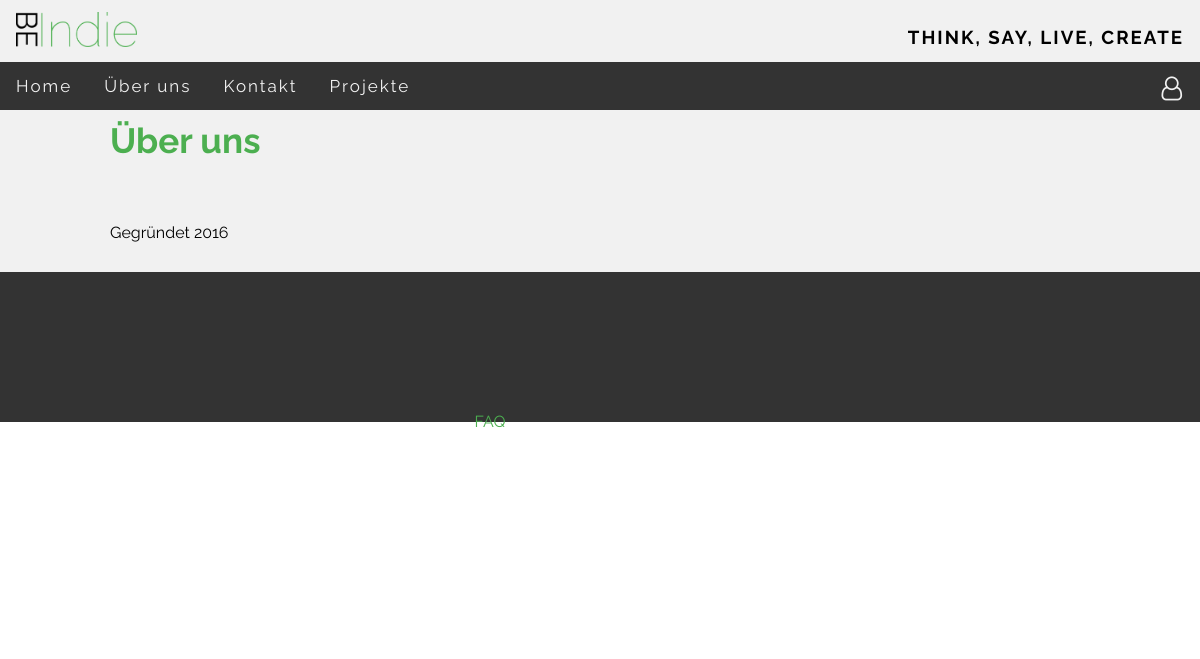
Before: /BeIndie/index.php?page=about with the older database file.
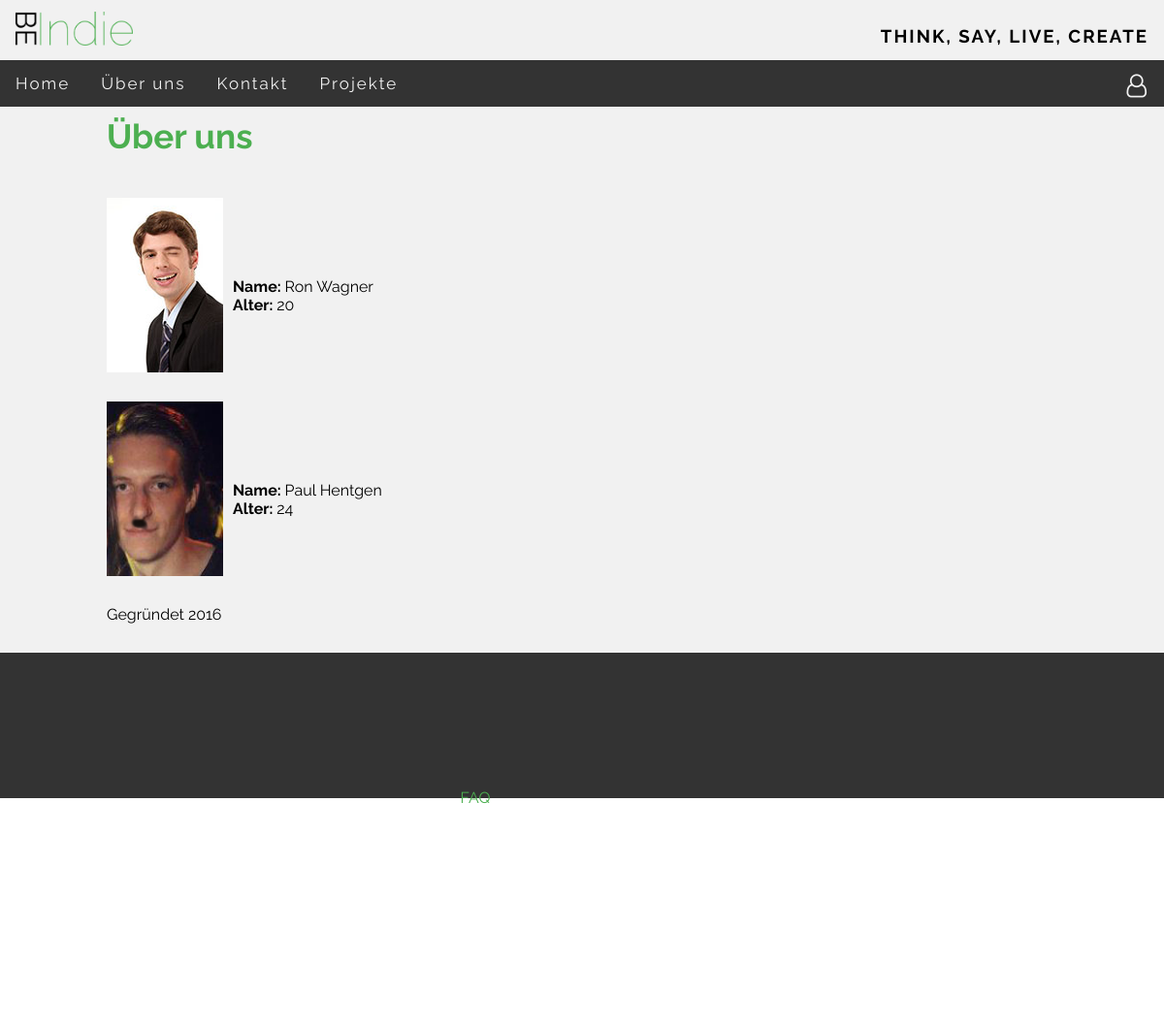
After: the same page with the newer database file.
### tables this page shows
CREATE TABLE `employee` (
  `e_ID` int(11) NOT NULL,
  `e_firstname` varchar(30) NOT NULL,
  `e_lastname` varchar(30) NOT NULL,
  `e_birthdate` varchar(20) NOT NULL,
  `e_image` varchar(50) DEFAULT NULL
);

### BeIndie/includes/pages/about/about.php (the view)
<div id="wrapper">
    <div id="content">
        <h1>Über uns</h1>
        <?php
        include ("includes/functions/swConnect.php");
        $current_day = date("d");
        $current_month = date("m");
        $current_year = date("Y");
        $query1 = "select * from employee";
        $result1 = mysqli_query($conn, $query1);
        while ($row = mysqli_fetch_array($result1)) {
            ?>
            <article>
                <img src="<?= $row["e_image"] ?>" width="120" height="180">
                <span>
                    <b>Name: </b> <?= $row["e_firstname"] . " " . $row["e_lastname"] . "<br/>"; ?>
                    <b>Alter: </b>
                    <?php
                    $date_parts = explode(".", $row["e_birthdate"]);
                    if ($current_month <= $date_parts[1]) {
                        echo ($current_year - $date_parts[2]) - 1;
                    } else if ($date_parts[1] == $current_month && $current_day >= $date_parts[0]) {
                        echo ($current_year - $date_parts[2]);
                    } else if ($current_month > $date_parts[1]) {
                        echo ($current_year - $date_parts[2]);
                    }
                    ?>
                </span>
            </article>
            <?php
        }
        ?>
        <?php include ("includes/functions/swClose.php"); ?>
        Gegründet 2016
    </div>
</div>

### BeIndie/index.php (shortened to what this page needs)
<?php
$pagePath = "includes/pages/start/start.php";
$cssPath = "";
$page = "start";
if (!empty($_GET['page'])) {
    $subPageBasepath = "includes/pages/" . $_GET['page'] . "/";
    $givenPath = $subPageBasepath . "/" . $_GET['page'] . ".php";
    $cssPath = $subPageBasepath . "css/" . $_GET['page'] . ".css";
    if (file_exists($givenPath)) {
        $pagePath = $givenPath;
        $page = $_GET['page'];
    }
}
?>
<!DOCTYPE html>
<html>
    <head>
        <link rel="stylesheet" href="https://cdnjs.cloudflare.com/ajax/libs/font-awesome/4.7.0/css/font-awesome.min.css">
        <link rel="stylesheet" type="text/css" href="css/style.css">
        <?php if ($cssPath != "") : ?>
            <link rel="stylesheet" href="<?php echo $cssPath; ?>">
        <?php endif; ?>
    </head>
    <body>
        <div class="container">
            <?php include("includes/header.php"); ?>
            <main>
                <?php include ($pagePath); ?>
            </main>
            <?php include("includes/footer.php"); ?>
        </div>
    </body>
</html>

### BeIndie/includes/header.php (shortened to what this page needs)
<header>
    <div id="nav">
        <div id="navhead">
            <a href="index.php"><img src="images/logo.png" alt="logo"/></a><h3>Think, say, live, create</h3>
        </div>
        <div id="navbar">
            <ul class="topnav" id="myTopnav">
                <li class="<?php if ($page == 'start') {echo "active";} ?>"><a href="index.php">Home</a></li>
                <li class="<?php if ($page == 'about') {echo "active";} ?>"><a href="index.php?page=about">Über uns</a></li>
                <li class="<?php if ($page == 'contact') {echo "active";} ?>"><a href="index.php?page=contact">Kontakt</a></li>
                <li><a href="#">Projekte</a>
                </li>
                <li class="login"><a href="#login"><i class="fa fa-user-o" style="font-size:24px"></i></a></li>
            </ul>
        </div>
</header>

### BeIndie/includes/functions/swConnect.php (shortened to what this page needs)
<br/>
<br/>

### BeIndie/includes/functions/swClose.php (shortened to what this page needs)
<br/>

### BeIndie/includes/footer.php
<footer>
    <article>
        <p id="footer_link"><a href="index.php?page=faq">FAQ</a></p>
        <p>Alle Rechte vorbehalten.</p>
    </article>
</footer>

### BeIndie/css/style.css (style rules this page uses)
* { margin: 0; }
body,h2,h3,h4,h5,h6,h7 { font-family: 'Raleway', sans-serif; }
h1 { font-size: 35px; }
#navhead { padding-top: 12px; overflow: hidden; width: 100%; position: relative; background-color: #f1f1f1; transition: height 0.3s linear 0s, padding 0.3s linear 0s; }
#navhead img { max-height: 35px; padding: 0.01em 16px; }
#navhead h3 { float: right; line-height: 50px; text-transform: uppercase; letter-spacing: 2px; padding: 0.01em 16px; }
#navbar { margin-bottom: -4px; }
ul.topnav { clear: both; list-style-type: none; margin: 0; padding: 0; overflow: hidden; background-color: #333; width: 100%; height: 48px; display: inline-block; }
ul.topnav li { float: left; }
ul.topnav li a { display: inline-block; color: #f2f2f2; text-align: center; padding: 14px 16px; text-decoration: none; transition: 0.3s; font-size: 17px; letter-spacing: 2px; position: relative; }
ul.topnav li.login { float: right; }
footer { clear: both; background-color: #333; color: white; height: 150px; text-align: center; }
footer article { padding-top: 50px; }
#footer_link a { line-height: 50px; text-decoration: none; color: #4CAF50; }

### BeIndie/includes/pages/about/css/about.css (style rules this page uses)
#wrapper { background-color: #f1f1f1; }
#content { margin: 0 auto; padding-top: 10px; padding-bottom: 30px; width: 980px; }
#content h1 { color: #4CAF50; padding-bottom: 5px; }
article { width: 980px; height: 200px; line-height: 200px; float: left; margin-bottom: 10px; }
img { float: left; padding-right: 10px; }
span { display: inline-block; vertical-align: middle; line-height: normal; }

Changed rows visible on the page:
added employee: e_image (picture), e_firstname "Ron", e_lastname "Wagner", ($current_year-$date_parts[2])-1 "20"
added employee: e_image (picture), e_firstname "Paul", e_lastname "Hentgen", ($current_year-$date_parts[2])-1 "24"
